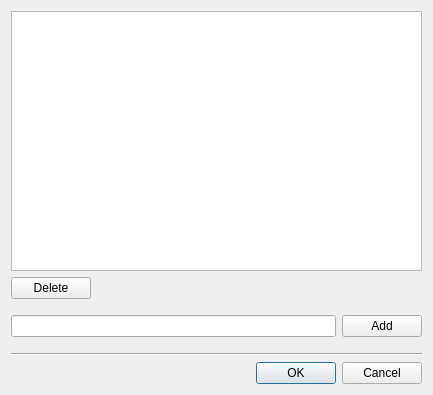
<?xml version="1.0" encoding="UTF-8"?>
<ui version="4.0">
 <class>LanguageFilterDlg</class>
 <widget class="QDialog" name="LanguageFilterDlg">
  <property name="geometry">
   <rect>
    <x>0</x>
    <y>0</y>
    <width>433</width>
    <height>395</height>
   </rect>
  </property>
  <property name="windowTitle">
   <string>Edit Language Filter</string>
  </property>
  <property name="windowIcon">
   <iconset resource="PyRssReader.qrc">
    <normaloff>:/RssReader/Resources/RssReader.ico</normaloff>:/RssReader/Resources/RssReader.ico</iconset>
  </property>
  <layout class="QVBoxLayout" name="verticalLayout">
   <item>
    <widget class="QListWidget" name="listWidget"/>
   </item>
   <item>
    <layout class="QHBoxLayout" name="horizontalLayout_2">
     <item>
      <widget class="QPushButton" name="deleteButton">
       <property name="text">
        <string>Delete</string>
       </property>
      </widget>
     </item>
     <item>
      <spacer name="horizontalSpacer">
       <property name="orientation">
        <enum>Qt::Orientation::Horizontal</enum>
       </property>
       <property name="sizeHint" stdset="0">
        <size>
         <width>40</width>
         <height>20</height>
        </size>
       </property>
      </spacer>
     </item>
    </layout>
   </item>
   <item>
    <spacer name="verticalSpacer">
     <property name="orientation">
      <enum>Qt::Orientation::Vertical</enum>
     </property>
     <property name="sizeType">
      <enum>QSizePolicy::Policy::Fixed</enum>
     </property>
     <property name="sizeHint" stdset="0">
      <size>
       <width>20</width>
       <height>10</height>
      </size>
     </property>
    </spacer>
   </item>
   <item>
    <layout class="QHBoxLayout" name="horizontalLayout">
     <item>
      <widget class="QLineEdit" name="addWordEdit"/>
     </item>
     <item>
      <widget class="QPushButton" name="addButton">
       <property name="text">
        <string>Add</string>
       </property>
      </widget>
     </item>
    </layout>
   </item>
   <item>
    <spacer name="verticalSpacer_2">
     <property name="orientation">
      <enum>Qt::Orientation::Vertical</enum>
     </property>
     <property name="sizeType">
      <enum>QSizePolicy::Policy::Fixed</enum>
     </property>
     <property name="sizeHint" stdset="0">
      <size>
       <width>20</width>
       <height>10</height>
      </size>
     </property>
    </spacer>
   </item>
   <item>
    <widget class="Line" name="line">
     <property name="orientation">
      <enum>Qt::Orientation::Horizontal</enum>
     </property>
    </widget>
   </item>
   <item>
    <widget class="QDialogButtonBox" name="buttonBox">
     <property name="standardButtons">
      <set>QDialogButtonBox::StandardButton::Cancel|QDialogButtonBox::StandardButton::Ok</set>
     </property>
    </widget>
   </item>
  </layout>
 </widget>
 <layoutdefault spacing="6" margin="11"/>
 <resources>
  <include location="PyRssReader.qrc"/>
 </resources>
 <connections>
  <connection>
   <sender>buttonBox</sender>
   <signal>rejected()</signal>
   <receiver>LanguageFilterDlg</receiver>
   <slot>reject()</slot>
   <hints>
    <hint type="sourcelabel">
     <x>216</x>
     <y>374</y>
    </hint>
    <hint type="destinationlabel">
     <x>216</x>
     <y>197</y>
    </hint>
   </hints>
  </connection>
 </connections>
</ui>
